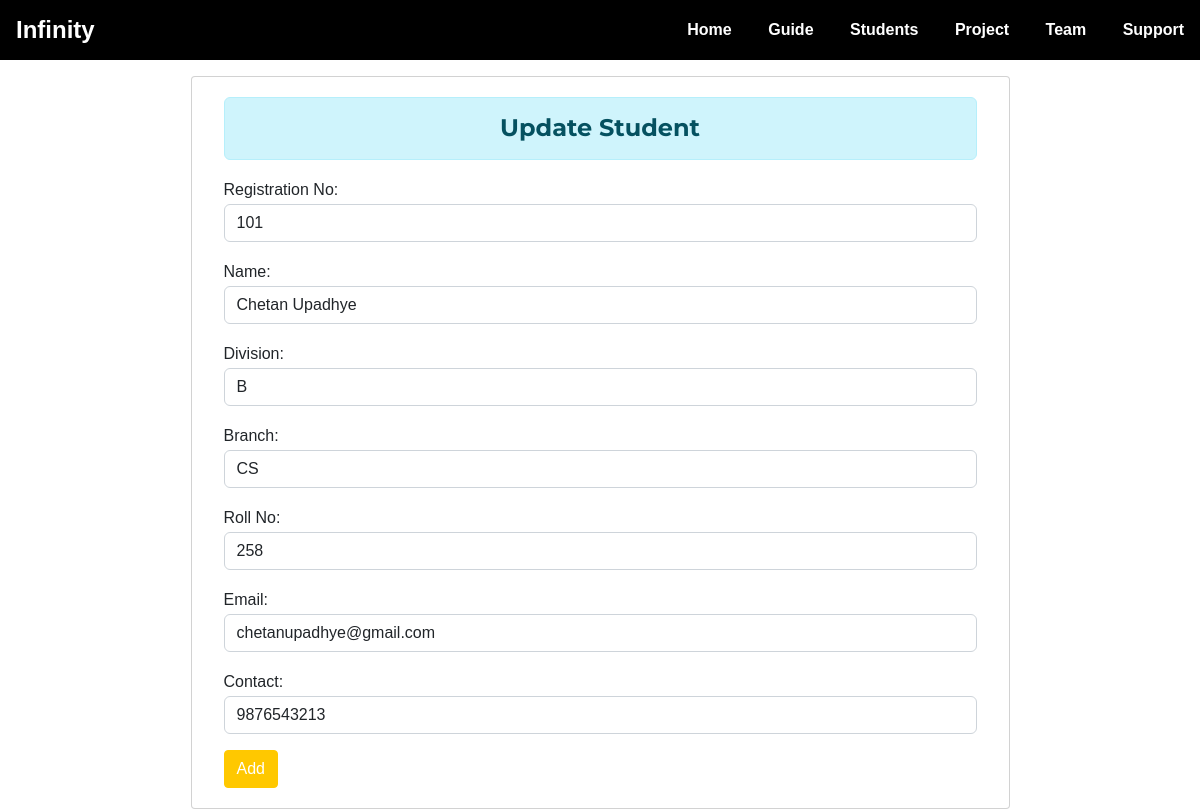
The app's page /student/update_student/1/ with its own data.
### student/models.py (models this page shows, shortened)
class Student(models.Model):
    gr_no = models.CharField(max_length=20)
    student_name = models.CharField(max_length=200)
    student_div = models.CharField(max_length=10, choices=DIV)
    student_branch = models.CharField(max_length=200, choices=DEPARTMENT)
    student_roll = models.CharField(max_length=10)
    student_email = models.EmailField()
    student_mobile = models.CharField(max_length=20)

### student/views.py (the view)
# urls.py: path('update_student/<int:pk>/', views.update_student, name="update_student"),
def update_student(request, pk):
    student = Student.objects.get(id=pk)
    if request.method == 'POST':
        form = StudentRegistration(request.POST, instance=student)
        if form.is_valid():
            form.save()
        return redirect('student:student_list')
    else:
        form = StudentRegistration(instance=student)
    context = {'form': form}
    return render(request, "student/update_student.html", context)

### student/forms.py
class StudentRegistration(forms.ModelForm):
    class Meta:
        model = Student
        fields = '__all__'
        labels = {
            'gr_no': 'Registration No',
            'student_name': 'Name',
            'student_div': 'Division',
            'student_branch': 'Branch',
            'student_roll': 'Roll No',
            'student_email': 'Email',
            'student_mobile': 'Contact',
        }
        widgets = {
            'gr_no': forms.TextInput(attrs={'class': 'form-control'}),
            'student_name': forms.TextInput(attrs={'class': 'form-control'}),
            'student_div': forms.Select(attrs={'class': 'form-control'}),
            'student_branch': forms.Select(attrs={'class': 'form-control'}),
            'student_roll': forms.TextInput(attrs={'class': 'form-control'}),
            'student_email': forms.EmailInput(attrs={'class': 'form-control'}),
            'student_mobile': forms.TextInput(attrs={'class': 'form-control'}),
        }

### student/templates/student/update_student.html (shortened to what this page needs)
{% extends 'home/base.html' %}
{% load static %}
{% block content %}
<div class="container mt-3">
    <div class="row card card-body rounded"
        style="justify-content: center; align-items: center; width: 75%;margin: auto; padding: 20px;">
        <div class="col-md-8">
            <h4 class="text-center alert alert-info">Update Student</h4>
            <form action="" method="POST">
                {{form.as_p}}
                <input class="btn btn-primary" type="submit" value="Add">
            </form>
        </div>
    </div>
</div>
{% endblock content %}

### home/static/css/style2.css (style rules this page uses)
:root { --red: #ffc800; --black: #000; --white: #fff; }
* { box-sizing: border-box; margin: 0; padding: 0; font-family: "Poppins", sans-serif; }

### records on screen
Student: gr_no "101", student_name "Chetan Upadhye", student_div "B", student_branch "CS", student_roll "258", student_email "chetanupadhye@gmail.com", student_mobile "9876543213"
